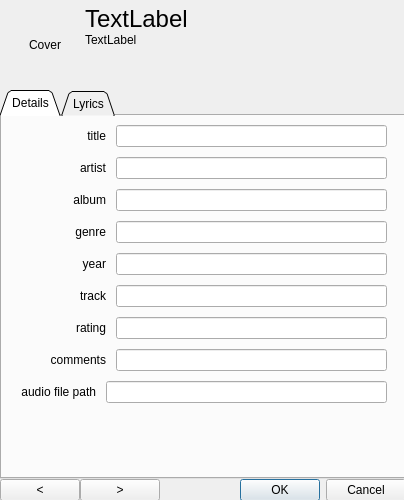
<?xml version="1.0" encoding="UTF-8"?>
<ui version="4.0">
 <class>DialogInfo</class>
 <widget class="QDialog" name="DialogInfo">
  <property name="windowModality">
   <enum>Qt::NonModal</enum>
  </property>
  <property name="geometry">
   <rect>
    <x>0</x>
    <y>0</y>
    <width>404</width>
    <height>500</height>
   </rect>
  </property>
  <property name="minimumSize">
   <size>
    <width>404</width>
    <height>500</height>
   </size>
  </property>
  <property name="sizeIncrement">
   <size>
    <width>404</width>
    <height>500</height>
   </size>
  </property>
  <property name="mouseTracking">
   <bool>true</bool>
  </property>
  <property name="windowTitle">
   <string>Dialog</string>
  </property>
  <widget class="QWidget" name="gridLayoutWidget">
   <property name="geometry">
    <rect>
     <x>0</x>
     <y>0</y>
     <width>406</width>
     <height>501</height>
    </rect>
   </property>
   <layout class="QGridLayout" name="gridLayout">
    <property name="spacing">
     <number>0</number>
    </property>
    <item row="0" column="0">
     <layout class="QVBoxLayout" name="verticalLayout_2" stretch="1,5,0">
      <item>
       <layout class="QHBoxLayout" name="CoverTitle">
        <property name="spacing">
         <number>0</number>
        </property>
        <property name="leftMargin">
         <number>5</number>
        </property>
        <property name="topMargin">
         <number>5</number>
        </property>
        <property name="bottomMargin">
         <number>5</number>
        </property>
        <item>
         <widget class="QLabel" name="coverInfo">
          <property name="minimumSize">
           <size>
            <width>80</width>
            <height>80</height>
           </size>
          </property>
          <property name="maximumSize">
           <size>
            <width>80</width>
            <height>80</height>
           </size>
          </property>
          <property name="styleSheet">
           <string notr="true"/>
          </property>
          <property name="text">
           <string>Cover</string>
          </property>
          <property name="alignment">
           <set>Qt::AlignCenter</set>
          </property>
         </widget>
        </item>
        <item>
         <layout class="QVBoxLayout" name="verticalLayout">
          <property name="spacing">
           <number>0</number>
          </property>
          <item>
           <widget class="QLabel" name="title_large">
            <property name="font">
             <font>
              <pointsize>18</pointsize>
             </font>
            </property>
            <property name="text">
             <string>TextLabel</string>
            </property>
           </widget>
          </item>
          <item>
           <widget class="QLabel" name="artisti_large">
            <property name="text">
             <string>TextLabel</string>
            </property>
           </widget>
          </item>
          <item>
           <spacer name="verticalSpacer_2">
            <property name="orientation">
             <enum>Qt::Vertical</enum>
            </property>
            <property name="sizeHint" stdset="0">
             <size>
              <width>20</width>
              <height>40</height>
             </size>
            </property>
           </spacer>
          </item>
         </layout>
        </item>
       </layout>
      </item>
      <item>
       <widget class="QTabWidget" name="Info">
        <property name="styleSheet">
         <string notr="true">tabWidget{ background: rgb(177, 175, 178)}</string>
        </property>
        <property name="tabShape">
         <enum>QTabWidget::Triangular</enum>
        </property>
        <property name="currentIndex">
         <number>0</number>
        </property>
        <property name="iconSize">
         <size>
          <width>30</width>
          <height>30</height>
         </size>
        </property>
        <property name="elideMode">
         <enum>Qt::ElideLeft</enum>
        </property>
        <property name="usesScrollButtons">
         <bool>true</bool>
        </property>
        <property name="documentMode">
         <bool>false</bool>
        </property>
        <property name="tabsClosable">
         <bool>false</bool>
        </property>
        <property name="tabBarAutoHide">
         <bool>true</bool>
        </property>
        <widget class="QWidget" name="Details">
         <attribute name="title">
          <string>Details</string>
         </attribute>
         <widget class="QWidget" name="verticalLayoutWidget">
          <property name="geometry">
           <rect>
            <x>9</x>
            <y>-1</y>
            <width>381</width>
            <height>341</height>
           </rect>
          </property>
          <layout class="QVBoxLayout" name="song_info">
           <item>
            <layout class="QHBoxLayout" name="title">
             <property name="spacing">
              <number>10</number>
             </property>
             <property name="leftMargin">
              <number>5</number>
             </property>
             <property name="topMargin">
              <number>10</number>
             </property>
             <property name="rightMargin">
              <number>5</number>
             </property>
             <property name="bottomMargin">
              <number>2</number>
             </property>
             <item>
              <widget class="QLabel" name="label_title">
               <property name="minimumSize">
                <size>
                 <width>90</width>
                 <height>0</height>
                </size>
               </property>
               <property name="maximumSize">
                <size>
                 <width>80</width>
                 <height>16777215</height>
                </size>
               </property>
               <property name="layoutDirection">
                <enum>Qt::LeftToRight</enum>
               </property>
               <property name="text">
                <string>title</string>
               </property>
               <property name="alignment">
                <set>Qt::AlignRight|Qt::AlignTrailing|Qt::AlignVCenter</set>
               </property>
              </widget>
             </item>
             <item>
              <widget class="QLineEdit" name="line_title">
               <property name="autoFillBackground">
                <bool>false</bool>
               </property>
              </widget>
             </item>
            </layout>
           </item>
           <item>
            <layout class="QHBoxLayout" name="artist">
             <property name="spacing">
              <number>10</number>
             </property>
             <property name="leftMargin">
              <number>5</number>
             </property>
             <property name="topMargin">
              <number>2</number>
             </property>
             <property name="rightMargin">
              <number>5</number>
             </property>
             <property name="bottomMargin">
              <number>2</number>
             </property>
             <item>
              <widget class="QLabel" name="label_artist">
               <property name="minimumSize">
                <size>
                 <width>90</width>
                 <height>0</height>
                </size>
               </property>
               <property name="maximumSize">
                <size>
                 <width>80</width>
                 <height>16777215</height>
                </size>
               </property>
               <property name="layoutDirection">
                <enum>Qt::LeftToRight</enum>
               </property>
               <property name="text">
                <string>artist</string>
               </property>
               <property name="alignment">
                <set>Qt::AlignRight|Qt::AlignTrailing|Qt::AlignVCenter</set>
               </property>
              </widget>
             </item>
             <item>
              <widget class="QLineEdit" name="line_artist">
               <property name="autoFillBackground">
                <bool>false</bool>
               </property>
              </widget>
             </item>
            </layout>
           </item>
           <item>
            <layout class="QHBoxLayout" name="album">
             <property name="spacing">
              <number>10</number>
             </property>
             <property name="leftMargin">
              <number>5</number>
             </property>
             <property name="topMargin">
              <number>2</number>
             </property>
             <property name="rightMargin">
              <number>5</number>
             </property>
             <property name="bottomMargin">
              <number>2</number>
             </property>
             <item>
              <widget class="QLabel" name="label_album">
               <property name="minimumSize">
                <size>
                 <width>90</width>
                 <height>0</height>
                </size>
               </property>
               <property name="maximumSize">
                <size>
                 <width>80</width>
                 <height>16777215</height>
                </size>
               </property>
               <property name="layoutDirection">
                <enum>Qt::LeftToRight</enum>
               </property>
               <property name="text">
                <string>album</string>
               </property>
               <property name="alignment">
                <set>Qt::AlignRight|Qt::AlignTrailing|Qt::AlignVCenter</set>
               </property>
              </widget>
             </item>
             <item>
              <widget class="QLineEdit" name="line_album">
               <property name="autoFillBackground">
                <bool>false</bool>
               </property>
              </widget>
             </item>
            </layout>
           </item>
           <item>
            <layout class="QHBoxLayout" name="genre">
             <property name="spacing">
              <number>10</number>
             </property>
             <property name="leftMargin">
              <number>5</number>
             </property>
             <property name="topMargin">
              <number>2</number>
             </property>
             <property name="rightMargin">
              <number>5</number>
             </property>
             <property name="bottomMargin">
              <number>2</number>
             </property>
             <item>
              <widget class="QLabel" name="label_genre">
               <property name="minimumSize">
                <size>
                 <width>90</width>
                 <height>0</height>
                </size>
               </property>
               <property name="maximumSize">
                <size>
                 <width>80</width>
                 <height>16777215</height>
                </size>
               </property>
               <property name="layoutDirection">
                <enum>Qt::LeftToRight</enum>
               </property>
               <property name="text">
                <string>genre</string>
               </property>
               <property name="alignment">
                <set>Qt::AlignRight|Qt::AlignTrailing|Qt::AlignVCenter</set>
               </property>
              </widget>
             </item>
             <item>
              <widget class="QLineEdit" name="line_genre">
               <property name="autoFillBackground">
                <bool>false</bool>
               </property>
              </widget>
             </item>
            </layout>
           </item>
           <item>
            <layout class="QHBoxLayout" name="year">
             <property name="spacing">
              <number>10</number>
             </property>
             <property name="leftMargin">
              <number>5</number>
             </property>
             <property name="topMargin">
              <number>2</number>
             </property>
             <property name="rightMargin">
              <number>5</number>
             </property>
             <property name="bottomMargin">
              <number>2</number>
             </property>
             <item>
              <widget class="QLabel" name="label_year">
               <property name="minimumSize">
                <size>
                 <width>90</width>
                 <height>0</height>
                </size>
               </property>
               <property name="maximumSize">
                <size>
                 <width>80</width>
                 <height>16777215</height>
                </size>
               </property>
               <property name="layoutDirection">
                <enum>Qt::LeftToRight</enum>
               </property>
               <property name="text">
                <string>year</string>
               </property>
               <property name="alignment">
                <set>Qt::AlignRight|Qt::AlignTrailing|Qt::AlignVCenter</set>
               </property>
              </widget>
             </item>
             <item>
              <widget class="QLineEdit" name="line_year">
               <property name="autoFillBackground">
                <bool>false</bool>
               </property>
              </widget>
             </item>
            </layout>
           </item>
           <item>
            <layout class="QHBoxLayout" name="track">
             <property name="spacing">
              <number>10</number>
             </property>
             <property name="leftMargin">
              <number>5</number>
             </property>
             <property name="topMargin">
              <number>2</number>
             </property>
             <property name="rightMargin">
              <number>5</number>
             </property>
             <property name="bottomMargin">
              <number>2</number>
             </property>
             <item>
              <widget class="QLabel" name="label_track">
               <property name="minimumSize">
                <size>
                 <width>90</width>
                 <height>0</height>
                </size>
               </property>
               <property name="maximumSize">
                <size>
                 <width>80</width>
                 <height>16777215</height>
                </size>
               </property>
               <property name="layoutDirection">
                <enum>Qt::LeftToRight</enum>
               </property>
               <property name="text">
                <string>track</string>
               </property>
               <property name="alignment">
                <set>Qt::AlignRight|Qt::AlignTrailing|Qt::AlignVCenter</set>
               </property>
              </widget>
             </item>
             <item>
              <widget class="QLineEdit" name="line_track">
               <property name="autoFillBackground">
                <bool>false</bool>
               </property>
              </widget>
             </item>
            </layout>
           </item>
           <item>
            <layout class="QHBoxLayout" name="raiting">
             <property name="spacing">
              <number>10</number>
             </property>
             <property name="leftMargin">
              <number>5</number>
             </property>
             <property name="topMargin">
              <number>2</number>
             </property>
             <property name="rightMargin">
              <number>5</number>
             </property>
             <property name="bottomMargin">
              <number>2</number>
             </property>
             <item>
              <widget class="QLabel" name="label_raiting">
               <property name="minimumSize">
                <size>
                 <width>90</width>
                 <height>0</height>
                </size>
               </property>
               <property name="maximumSize">
                <size>
                 <width>80</width>
                 <height>16777215</height>
                </size>
               </property>
               <property name="layoutDirection">
                <enum>Qt::LeftToRight</enum>
               </property>
               <property name="text">
                <string>rating</string>
               </property>
               <property name="alignment">
                <set>Qt::AlignRight|Qt::AlignTrailing|Qt::AlignVCenter</set>
               </property>
              </widget>
             </item>
             <item>
              <widget class="QLineEdit" name="line_raiting">
               <property name="autoFillBackground">
                <bool>false</bool>
               </property>
              </widget>
             </item>
            </layout>
           </item>
           <item>
            <layout class="QHBoxLayout" name="comments">
             <property name="spacing">
              <number>10</number>
             </property>
             <property name="leftMargin">
              <number>5</number>
             </property>
             <property name="topMargin">
              <number>2</number>
             </property>
             <property name="rightMargin">
              <number>5</number>
             </property>
             <property name="bottomMargin">
              <number>2</number>
             </property>
             <item>
              <widget class="QLabel" name="label_comments">
               <property name="minimumSize">
                <size>
                 <width>90</width>
                 <height>0</height>
                </size>
               </property>
               <property name="maximumSize">
                <size>
                 <width>80</width>
                 <height>16777215</height>
                </size>
               </property>
               <property name="layoutDirection">
                <enum>Qt::LeftToRight</enum>
               </property>
               <property name="text">
                <string>comments</string>
               </property>
               <property name="alignment">
                <set>Qt::AlignRight|Qt::AlignTrailing|Qt::AlignVCenter</set>
               </property>
              </widget>
             </item>
             <item>
              <widget class="QLineEdit" name="line_comments">
               <property name="autoFillBackground">
                <bool>false</bool>
               </property>
              </widget>
             </item>
            </layout>
           </item>
           <item>
            <layout class="QHBoxLayout" name="path">
             <property name="spacing">
              <number>10</number>
             </property>
             <property name="leftMargin">
              <number>5</number>
             </property>
             <property name="topMargin">
              <number>2</number>
             </property>
             <property name="rightMargin">
              <number>5</number>
             </property>
             <property name="bottomMargin">
              <number>2</number>
             </property>
             <item>
              <widget class="QLabel" name="label_path">
               <property name="minimumSize">
                <size>
                 <width>80</width>
                 <height>0</height>
                </size>
               </property>
               <property name="maximumSize">
                <size>
                 <width>90</width>
                 <height>16777215</height>
                </size>
               </property>
               <property name="layoutDirection">
                <enum>Qt::LeftToRight</enum>
               </property>
               <property name="text">
                <string>audio file path</string>
               </property>
               <property name="alignment">
                <set>Qt::AlignRight|Qt::AlignTrailing|Qt::AlignVCenter</set>
               </property>
              </widget>
             </item>
             <item>
              <widget class="QLineEdit" name="line_path">
               <property name="autoFillBackground">
                <bool>false</bool>
               </property>
              </widget>
             </item>
            </layout>
           </item>
           <item>
            <spacer name="verticalSpacer">
             <property name="orientation">
              <enum>Qt::Vertical</enum>
             </property>
             <property name="sizeHint" stdset="0">
              <size>
               <width>20</width>
               <height>40</height>
              </size>
             </property>
            </spacer>
           </item>
          </layout>
         </widget>
        </widget>
        <widget class="QWidget" name="Lyrics">
         <attribute name="title">
          <string>Lyrics</string>
         </attribute>
        </widget>
       </widget>
      </item>
      <item>
       <layout class="QHBoxLayout" name="horizontalLayout_2">
        <item>
         <widget class="QPushButton" name="prevInfo">
          <property name="text">
           <string>&lt;</string>
          </property>
         </widget>
        </item>
        <item>
         <widget class="QPushButton" name="nextInfo">
          <property name="text">
           <string>&gt;</string>
          </property>
         </widget>
        </item>
        <item>
         <widget class="QDialogButtonBox" name="buttonBox">
          <property name="orientation">
           <enum>Qt::Horizontal</enum>
          </property>
          <property name="standardButtons">
           <set>QDialogButtonBox::Cancel|QDialogButtonBox::Ok</set>
          </property>
         </widget>
        </item>
       </layout>
      </item>
     </layout>
    </item>
   </layout>
  </widget>
 </widget>
 <resources/>
 <connections>
  <connection>
   <sender>buttonBox</sender>
   <signal>rejected()</signal>
   <receiver>DialogInfo</receiver>
   <slot>reject()</slot>
   <hints>
    <hint type="sourcelabel">
     <x>316</x>
     <y>260</y>
    </hint>
    <hint type="destinationlabel">
     <x>286</x>
     <y>274</y>
    </hint>
   </hints>
  </connection>
  <connection>
   <sender>buttonBox</sender>
   <signal>accepted()</signal>
   <receiver>DialogInfo</receiver>
   <slot>accept()</slot>
   <hints>
    <hint type="sourcelabel">
     <x>248</x>
     <y>254</y>
    </hint>
    <hint type="destinationlabel">
     <x>157</x>
     <y>274</y>
    </hint>
   </hints>
  </connection>
 </connections>
</ui>
